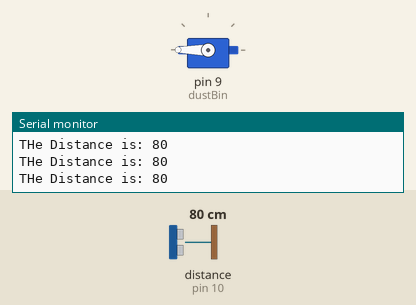
A sketch run on a simulated Arduino Uno, built with avr-gcc and run on an emulated ATmega328P. On the bench: servo, the last lines printed to the serial monitor. Wiring (inferred from the names in the program): ultrasonic range finder: trigger pin 11; echo pin 10. Inputs (shaded band) come from the test bench; at power-on: distance to the obstacle (sensor on pin 10) 80 cm. The echo pulse lasts 58.3 µs per cm.

Above: at 1.2 s.
1.3 s: distance to the obstacle (sensor on pin 10) set to 23 cm
4.3 s: distance to the obstacle (sensor on pin 10) set to 18 cm
At 5.2 s:
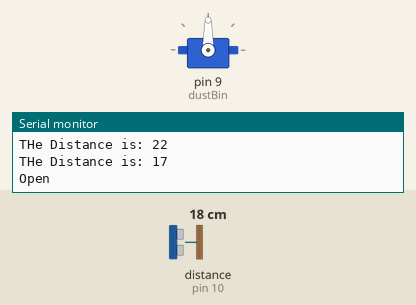
Timing chart, 0 to 7.3 s (numbered marks = the images above; inputs shaded):
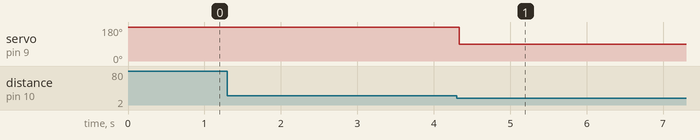

The sketch:

Smart_Dust_Bins.ino
```cpp
#include <Servo.h>
#define EchoPin 10
#define TrigPin 11

int currentDist = 0;
Servo dustBin;


void setup() {
  Serial.begin(9600);
  dustBin.attach(9);
}

void loop() {
  dustBin.write(180);
  currentDist = MeasuringDistance();
  Serial.print("THe Distance is: ");
  Serial.println(currentDist);
  if(currentDist < 20){
    Serial.println("Open");
    dustBin.write(90);
    delay(5000);
    Serial.println("Close");
  }

  if(currentDist > 200){
    currentDist = 200;
  }
}


//Measure the distance
int MeasuringDistance() {
  long duration;
  pinMode(TrigPin, OUTPUT);
  digitalWrite(TrigPin, LOW);
  delayMicroseconds(2);
  digitalWrite(TrigPin, HIGH);
  delayMicroseconds(10);
  digitalWrite(TrigPin, LOW);
  pinMode(EchoPin, INPUT);
  duration = pulseIn(EchoPin, HIGH);
  int distance = duration / 58;
  return distance;
}
```

Measured:
- the behaviour switches between 21 and 20 cm on distance to the obstacle (sensor on pin 10) (found by bisection; images 0 and 1)
- after the input at 4.3 s, servo on pin 9 (dustBin): 180° → 90° at once
